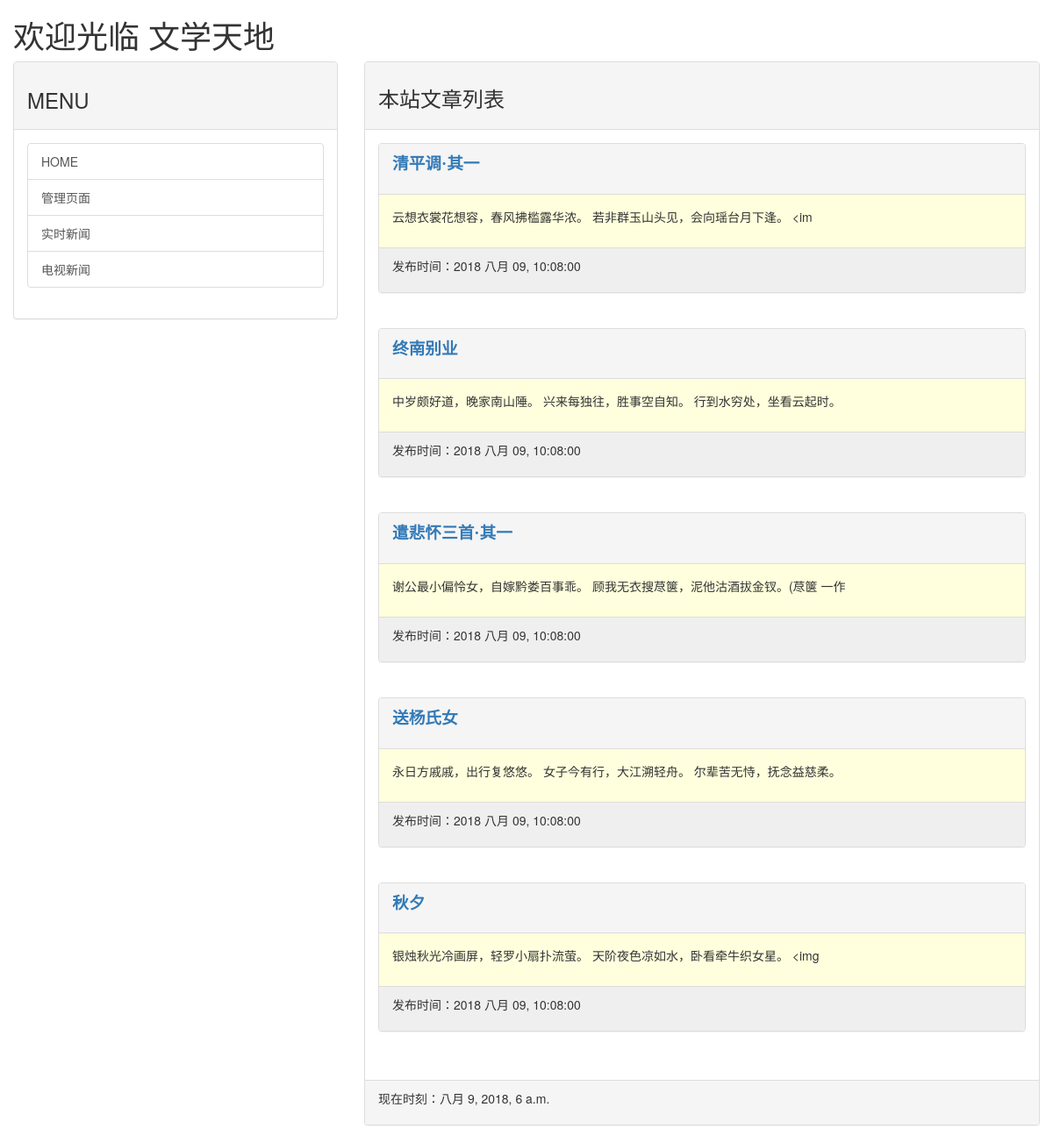
The page / on the database its author committed.
### mainsite/models.py (models this page shows, shortened)
class Post(models.Model):
    title = models.CharField(max_length=200)
    slug = models.CharField(max_length=200)
    body = models.TextField()
    pub_date = models.DateTimeField(default=timezone.now)
    class Meta:
        ordering = ('-pub_date',)

### mainsite/views.py (the view)
# urls.py: path('', homepage),
def homepage(request):
    tempalte = get_template('index.html')
    posts = Post.objects.all()
    now = datetime.now()
    html = tempalte.render(locals())
    return HttpResponse(html)

### templates/index.html (shortened to what this page needs)
{% extends 'base.html' %}
{% block headmessage %}
    <h3 style='font-family:楷体;'>本站文章列表</a>
{% endblock %}
{% block content %}
    {% for post in posts %}
        <div class='panel panel-default'>
            <div class='panel-heading'>
                <p style='font-family:微软雅黑;font-size:14pt;font-weight:bold;'>
                    <a href='/post/{{post.slug}}'>{{ post.title }}</a>
                </p>
            </div>
            <div class='panel-body' style='background-color:#ffffdd'>
                <p>
                   {{ post.body | truncatechars:40 }}
                </p>
            </div>
            <div class='panel-footer'  style='background-color:#efefef'>
                <p>
                    发布时间：{{ post.pub_date | date:"Y M d, h:m:s"}}
                </p>
            </div>
        </div>
        <br>
    {% endfor %}
{% endblock %}

### templates/base.html (shortened to what this page needs)
<!DOCTYPE html>
{% load staticfiles %}
<html>
<head>
    <link rel="stylesheet" href="https://cdn.bootcss.com/bootstrap/3.3.7/css/bootstrap.min.css">
    </head>
<body>
    <div class='container-fluid'>
        {% include 'header.html' %}
        <div class='row'>
            <div class='col-sm-4 col-md-4'>
                <div class='panel panel-default'>
                    <div class='panel-heading'>
                        <h3>
                            MENU
                        </h3>
                    </div>
                    <div class='panel-body'>
                        <div class='list-group'>
                            <a href='/' class='list-group-item'>HOME</a>
                            <a href='/admin' class='list-group-item'>管理页面 </a>
                            <a href='http://tar.so/news' class='list-group-item'>实时新闻</a>
                            <a href='http://drho.tw/news' class='list-group-item'>电视新闻</a>
                        </div>
                    </div>
                </div>
            </div>
            <div class='col-sm-8 col-md-8'>
                <div class='panel panel-default'>
                    <div class='panel-heading'>
                        {% block headmessage %} {% endblock %}
                    </div>
                    <div class='panel-body'>
                        {% block content %} {% endblock %}
                    </div>
                    <div class='panel-footer'>
                        {% include 'footer.html' %}
                    </div>
                </div>
            </div>
        </div>
    </div>
</body>
</html>

### templates/header.html
<h1>欢迎光临 文学天地</h1>

### templates/footer.html
{%  block footer %}
    {% if now %}
    <p>现在时刻：{{ now }}</p>
    {% else %}
    <p>本文内容取自网络，如有侵权请来信通知...</p>
    {% endif %}
{% endblock %}

### rows shown on the page
Post: title "清平调·其一", body "云想衣裳花想容，春风拂槛露华浓。 若非群玉山头见，会向瑶台月下逢。 <im", pub_date "2018 八月 09, 10:08:00"
Post: title "终南别业", body "中岁颇好道，晚家南山陲。 兴来每独往，胜事空自知。 行到水穷处，坐看云起时。", pub_date "2018 八月 09, 10:08:00"
Post: title "遣悲怀三首·其一", body "谢公最小偏怜女，自嫁黔娄百事乖。 顾我无衣搜荩箧，泥他沽酒拔金钗。(荩箧 一作", pub_date "2018 八月 09, 10:08:00"
Post: title "送杨氏女", body "永日方戚戚，出行复悠悠。 女子今有行，大江溯轻舟。 尔辈苦无恃，抚念益慈柔。", pub_date "2018 八月 09, 10:08:00"
Post: title "秋夕", body "银烛秋光冷画屏，轻罗小扇扑流萤。 天阶夜色凉如水，卧看牵牛织女星。 <img", pub_date "2018 八月 09, 10:08:00"
